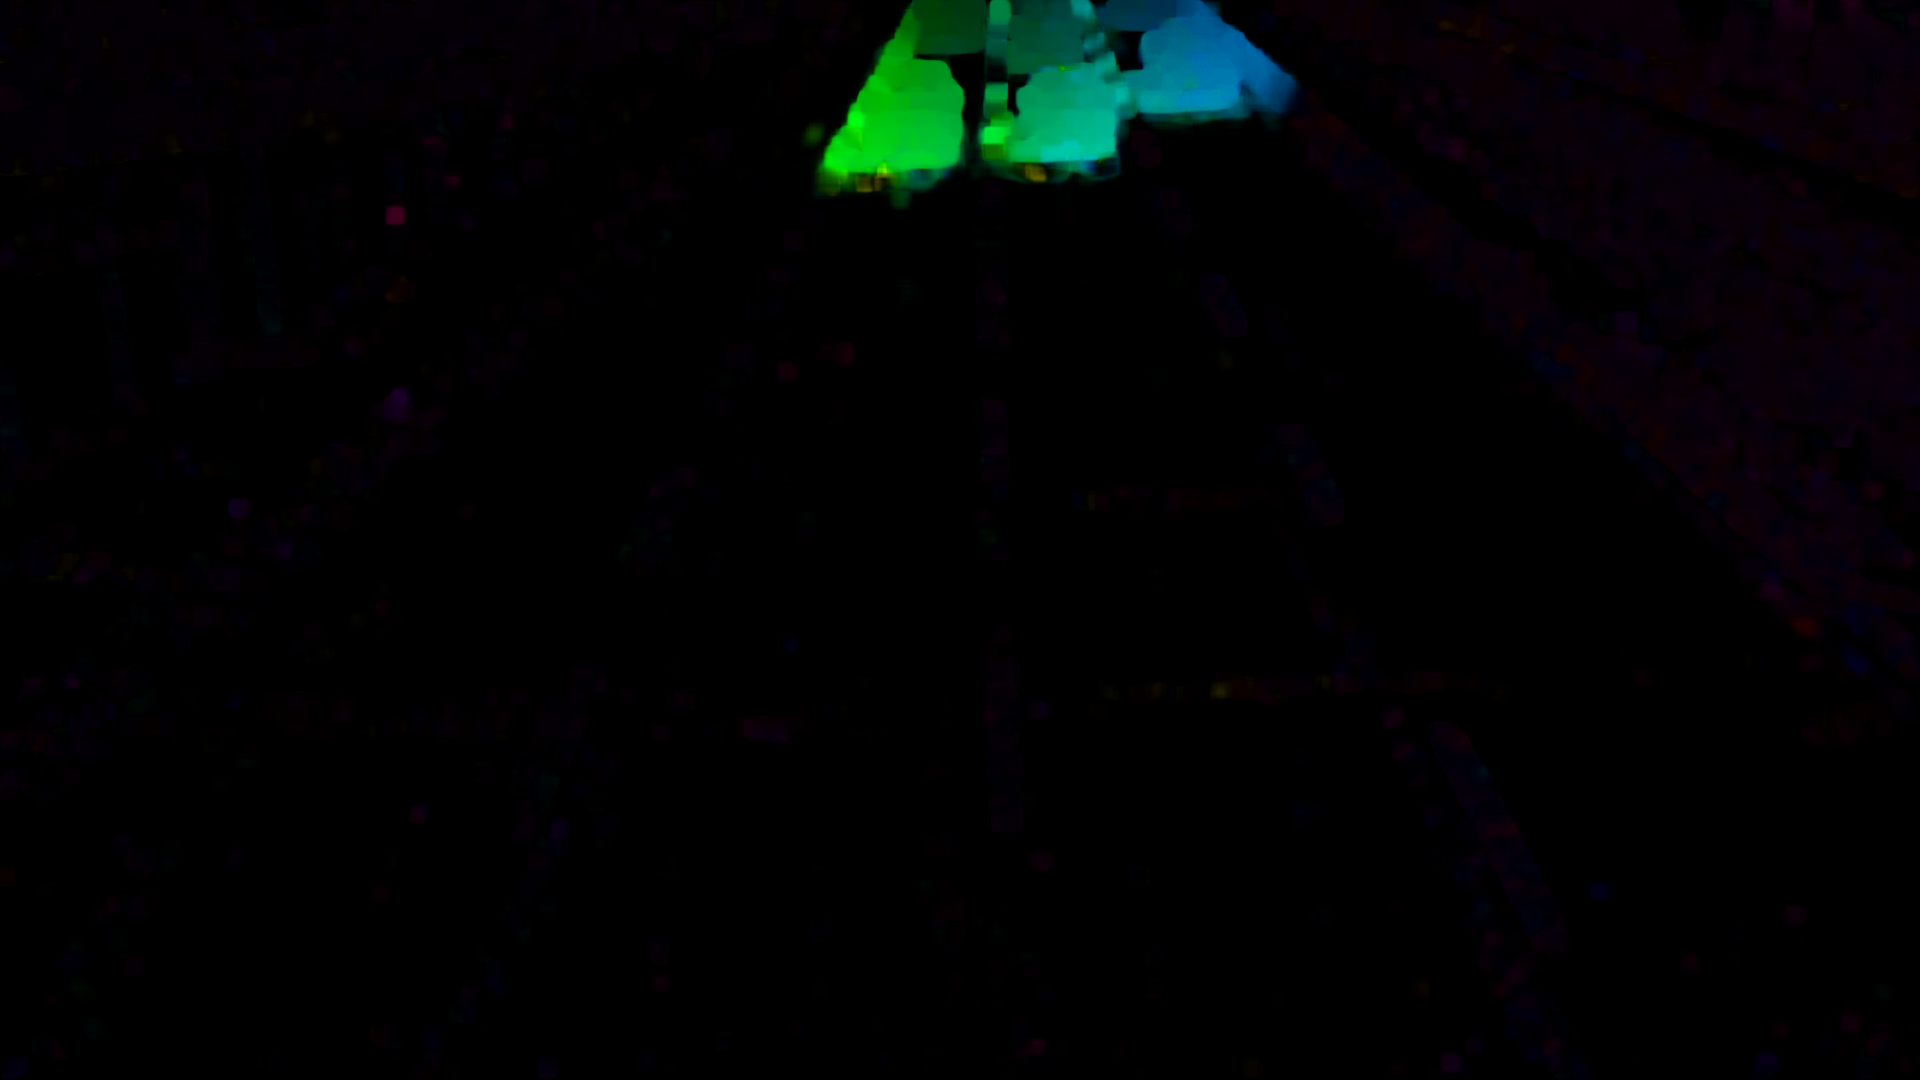

The Python source for this figure:
import numpy as np
from scipy import signal
import cv2
import matplotlib.pyplot as plt


def dense_flow(f1, f2):
    """
    returns the dense optical flow between two BGR images
    :param f1: cv2 BGR image frame 1
    :param f2: cv2 BGR image frame 2
    :return: rgb dense flow image
    """
    mask = np.zeros_like(f1)
    # Sets image saturation to maximum
    mask[..., 1] = 255
    f1_gray = cv2.cvtColor(f1, cv2.COLOR_BGR2GRAY)
    f2_gray = cv2.cvtColor(f2, cv2.COLOR_BGR2GRAY)
    flow = cv2.calcOpticalFlowFarneback(f1_gray, f2_gray, None, 0.5, 3, 15, 3, 5, 1.2, 0)
    # Computes the magnitude and angle of the 2D vectors
    magnitude, angle = cv2.cartToPolar(flow[..., 0], flow[..., 1])
    # Sets image hue according to the optical flow direction
    mask[..., 0] = angle * 180 / np.pi / 2
    # Sets image value according to the optical flow magnitude (normalized)
    mask[..., 2] = cv2.normalize(magnitude, None, 0, 255, cv2.NORM_MINMAX)
    # Converts HSV to RGB (BGR) color representation
    rgb = cv2.cvtColor(mask, cv2.COLOR_HSV2BGR)
    # Opens a new window and displays the output frame
    # cv2.imshow("dense optical flow", rgb)
    return rgb


if __name__ == '__main__':
    f1 = cv2.imread('ezgif-frame-012.jpg')
    f2 = cv2.imread('ezgif-frame-013.jpg')

    res = dense_flow(f1, f2)
    print(res.shape)
    plt.imshow(res)
    plt.show()
    plt.imsave('dense_flow.png', res)
